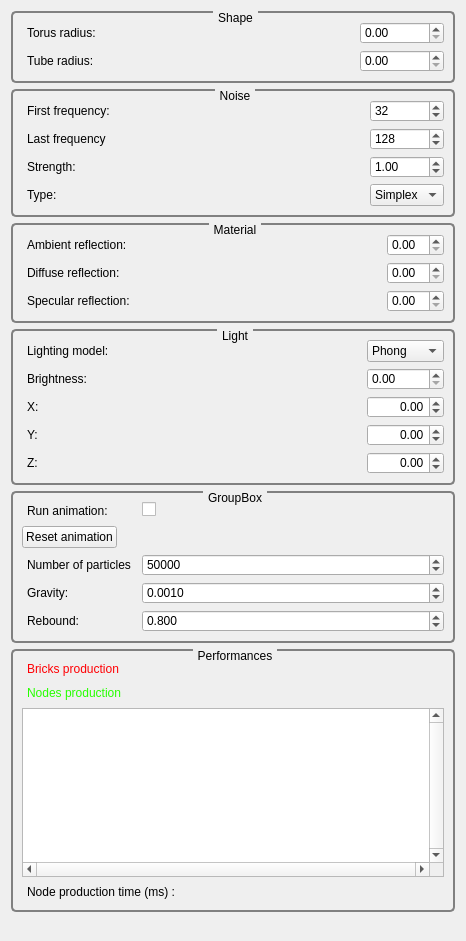
<?xml version="1.0" encoding="UTF-8"?>
<ui version="4.0">
 <class>GvQCustomEditor</class>
 <widget class="QWidget" name="GvQCustomEditor">
  <property name="geometry">
   <rect>
    <x>0</x>
    <y>0</y>
    <width>466</width>
    <height>941</height>
   </rect>
  </property>
  <property name="windowTitle">
   <string>Custom Editor</string>
  </property>
  <property name="styleSheet">
   <string>QGroupBox
{
     background-color: qlineargradient(x1: 0, y1: 0, x2: 0, y2: 1,
                                       stop: 0 #E0E0E0, stop: 1 #FFFFFF);
     border: 2px solid gray;
     border-radius: 5px;
     margin-top: 1ex; /* leave space at the top for the title */
 }

 QGroupBox::title
{
	 subcontrol-origin: margin;
     subcontrol-position: top center; /* position at the top center */
     padding: 0 3px;
     background-color: qlineargradient(x1: 0, y1: 0, x2: 0, y2: 1,
                                       stop: 0 #FFOECE, stop: 1 #FFFFFF);
 }

QLabel
{
	border-radius: 4px;
	padding: 2px;
 }
</string>
  </property>
  <layout class="QVBoxLayout" name="verticalLayout">
   <item>
    <widget class="QGroupBox" name="groupBox_4">
     <property name="title">
      <string>Shape</string>
     </property>
     <layout class="QGridLayout" name="gridLayout_5">
      <item row="2" column="0">
       <widget class="QLabel" name="label_15">
        <property name="text">
         <string>Tube radius:</string>
        </property>
       </widget>
      </item>
      <item row="0" column="2">
       <widget class="QDoubleSpinBox" name="_torusRadiusDoubleSpinBox">
        <property name="maximum">
         <double>100000.000000000000000</double>
        </property>
        <property name="singleStep">
         <double>0.100000000000000</double>
        </property>
       </widget>
      </item>
      <item row="0" column="0">
       <widget class="QLabel" name="label_14">
        <property name="text">
         <string>Torus radius: </string>
        </property>
       </widget>
      </item>
      <item row="2" column="2">
       <widget class="QDoubleSpinBox" name="_tubeRadiusDoubleSpinBox">
        <property name="maximum">
         <double>100000.000000000000000</double>
        </property>
        <property name="singleStep">
         <double>0.100000000000000</double>
        </property>
       </widget>
      </item>
      <item row="0" column="1">
       <spacer name="horizontalSpacer_12">
        <property name="orientation">
         <enum>Qt::Horizontal</enum>
        </property>
        <property name="sizeHint" stdset="0">
         <size>
          <width>40</width>
          <height>20</height>
         </size>
        </property>
       </spacer>
      </item>
      <item row="2" column="1">
       <spacer name="horizontalSpacer_13">
        <property name="orientation">
         <enum>Qt::Horizontal</enum>
        </property>
        <property name="sizeHint" stdset="0">
         <size>
          <width>40</width>
          <height>20</height>
         </size>
        </property>
       </spacer>
      </item>
     </layout>
    </widget>
   </item>
   <item>
    <widget class="QGroupBox" name="groupBox">
     <property name="title">
      <string>Noise</string>
     </property>
     <layout class="QGridLayout" name="gridLayout">
      <item row="1" column="0">
       <widget class="QLabel" name="label">
        <property name="text">
         <string>First frequency:</string>
        </property>
       </widget>
      </item>
      <item row="1" column="2">
       <widget class="QSpinBox" name="_noiseFirstFrequencySpinBox">
        <property name="wrapping">
         <bool>false</bool>
        </property>
        <property name="minimum">
         <number>1</number>
        </property>
        <property name="maximum">
         <number>4096</number>
        </property>
        <property name="value">
         <number>32</number>
        </property>
       </widget>
      </item>
      <item row="3" column="0">
       <widget class="QLabel" name="label_2">
        <property name="text">
         <string>Strength:</string>
        </property>
       </widget>
      </item>
      <item row="3" column="2">
       <widget class="QDoubleSpinBox" name="_noiseStrengthSpinBox">
        <property name="minimum">
         <double>-100.000000000000000</double>
        </property>
        <property name="maximum">
         <double>100.000000000000000</double>
        </property>
        <property name="singleStep">
         <double>0.100000000000000</double>
        </property>
        <property name="value">
         <double>1.000000000000000</double>
        </property>
       </widget>
      </item>
      <item row="4" column="2">
       <widget class="QComboBox" name="_noiseTypeComboBox">
        <item>
         <property name="text">
          <string>Simplex</string>
         </property>
        </item>
        <item>
         <property name="text">
          <string>Perlin</string>
         </property>
        </item>
       </widget>
      </item>
      <item row="4" column="0">
       <widget class="QLabel" name="label_3">
        <property name="text">
         <string>Type:</string>
        </property>
       </widget>
      </item>
      <item row="1" column="1">
       <spacer name="horizontalSpacer_3">
        <property name="orientation">
         <enum>Qt::Horizontal</enum>
        </property>
        <property name="sizeHint" stdset="0">
         <size>
          <width>40</width>
          <height>20</height>
         </size>
        </property>
       </spacer>
      </item>
      <item row="3" column="1">
       <spacer name="horizontalSpacer_4">
        <property name="orientation">
         <enum>Qt::Horizontal</enum>
        </property>
        <property name="sizeHint" stdset="0">
         <size>
          <width>40</width>
          <height>20</height>
         </size>
        </property>
       </spacer>
      </item>
      <item row="4" column="1">
       <spacer name="horizontalSpacer_5">
        <property name="orientation">
         <enum>Qt::Horizontal</enum>
        </property>
        <property name="sizeHint" stdset="0">
         <size>
          <width>40</width>
          <height>20</height>
         </size>
        </property>
       </spacer>
      </item>
      <item row="2" column="0">
       <widget class="QLabel" name="label_16">
        <property name="text">
         <string>Last frequency</string>
        </property>
       </widget>
      </item>
      <item row="2" column="2">
       <widget class="QSpinBox" name="_noiseMaxFrequencySpinBox">
        <property name="maximum">
         <number>8192</number>
        </property>
        <property name="value">
         <number>128</number>
        </property>
       </widget>
      </item>
      <item row="2" column="1">
       <spacer name="horizontalSpacer_14">
        <property name="orientation">
         <enum>Qt::Horizontal</enum>
        </property>
        <property name="sizeHint" stdset="0">
         <size>
          <width>40</width>
          <height>20</height>
         </size>
        </property>
       </spacer>
      </item>
     </layout>
    </widget>
   </item>
   <item>
    <widget class="QGroupBox" name="Material">
     <property name="title">
      <string>Material</string>
     </property>
     <layout class="QGridLayout" name="gridLayout_4">
      <item row="0" column="0">
       <widget class="QLabel" name="label_11">
        <property name="text">
         <string>Ambient reflection:</string>
        </property>
       </widget>
      </item>
      <item row="1" column="0">
       <widget class="QLabel" name="label_12">
        <property name="text">
         <string>Diffuse reflection:</string>
        </property>
       </widget>
      </item>
      <item row="2" column="0">
       <widget class="QLabel" name="label_13">
        <property name="text">
         <string>Specular reflection:</string>
        </property>
       </widget>
      </item>
      <item row="0" column="2">
       <widget class="QDoubleSpinBox" name="_ambientDoubleSpinBox">
        <property name="singleStep">
         <double>0.100000000000000</double>
        </property>
       </widget>
      </item>
      <item row="1" column="2">
       <widget class="QDoubleSpinBox" name="_diffuseDoubleSpinBox">
        <property name="singleStep">
         <double>0.100000000000000</double>
        </property>
       </widget>
      </item>
      <item row="2" column="2">
       <widget class="QDoubleSpinBox" name="_specularDoubleSpinBox">
        <property name="singleStep">
         <double>0.100000000000000</double>
        </property>
       </widget>
      </item>
      <item row="0" column="1">
       <spacer name="horizontalSpacer_2">
        <property name="orientation">
         <enum>Qt::Horizontal</enum>
        </property>
        <property name="sizeHint" stdset="0">
         <size>
          <width>40</width>
          <height>20</height>
         </size>
        </property>
       </spacer>
      </item>
      <item row="1" column="1">
       <spacer name="horizontalSpacer_10">
        <property name="orientation">
         <enum>Qt::Horizontal</enum>
        </property>
        <property name="sizeHint" stdset="0">
         <size>
          <width>40</width>
          <height>20</height>
         </size>
        </property>
       </spacer>
      </item>
      <item row="2" column="1">
       <spacer name="horizontalSpacer_11">
        <property name="orientation">
         <enum>Qt::Horizontal</enum>
        </property>
        <property name="sizeHint" stdset="0">
         <size>
          <width>40</width>
          <height>20</height>
         </size>
        </property>
       </spacer>
      </item>
     </layout>
    </widget>
   </item>
   <item>
    <widget class="QGroupBox" name="groupBox_2">
     <property name="title">
      <string>Light</string>
     </property>
     <layout class="QGridLayout" name="gridLayout_3">
      <item row="5" column="2">
       <spacer name="horizontalSpacer_8">
        <property name="orientation">
         <enum>Qt::Horizontal</enum>
        </property>
        <property name="sizeHint" stdset="0">
         <size>
          <width>40</width>
          <height>20</height>
         </size>
        </property>
       </spacer>
      </item>
      <item row="1" column="3">
       <widget class="QComboBox" name="_lightTypeComboBox">
        <item>
         <property name="text">
          <string>Phong</string>
         </property>
        </item>
        <item>
         <property name="text">
          <string>Lambert</string>
         </property>
        </item>
       </widget>
      </item>
      <item row="3" column="0">
       <widget class="QLabel" name="label_4">
        <property name="text">
         <string>X:</string>
        </property>
       </widget>
      </item>
      <item row="3" column="2">
       <spacer name="horizontalSpacer_6">
        <property name="orientation">
         <enum>Qt::Horizontal</enum>
        </property>
        <property name="sizeHint" stdset="0">
         <size>
          <width>40</width>
          <height>20</height>
         </size>
        </property>
       </spacer>
      </item>
      <item row="1" column="0">
       <widget class="QLabel" name="label_7">
        <property name="text">
         <string>Lighting model:</string>
        </property>
       </widget>
      </item>
      <item row="4" column="2">
       <spacer name="horizontalSpacer_7">
        <property name="orientation">
         <enum>Qt::Horizontal</enum>
        </property>
        <property name="sizeHint" stdset="0">
         <size>
          <width>40</width>
          <height>20</height>
         </size>
        </property>
       </spacer>
      </item>
      <item row="2" column="2">
       <spacer name="horizontalSpacer">
        <property name="orientation">
         <enum>Qt::Horizontal</enum>
        </property>
        <property name="sizeHint" stdset="0">
         <size>
          <width>40</width>
          <height>20</height>
         </size>
        </property>
       </spacer>
      </item>
      <item row="3" column="3">
       <widget class="QDoubleSpinBox" name="_lightXDoubleSpinBox">
        <property name="alignment">
         <set>Qt::AlignRight|Qt::AlignTrailing|Qt::AlignVCenter</set>
        </property>
        <property name="minimum">
         <double>-99.989999999999995</double>
        </property>
        <property name="singleStep">
         <double>0.100000000000000</double>
        </property>
       </widget>
      </item>
      <item row="4" column="0">
       <widget class="QLabel" name="label_5">
        <property name="text">
         <string>Y:</string>
        </property>
       </widget>
      </item>
      <item row="4" column="3">
       <widget class="QDoubleSpinBox" name="_lightYDoubleSpinBox">
        <property name="alignment">
         <set>Qt::AlignRight|Qt::AlignTrailing|Qt::AlignVCenter</set>
        </property>
        <property name="minimum">
         <double>-99.989999999999995</double>
        </property>
        <property name="singleStep">
         <double>0.100000000000000</double>
        </property>
       </widget>
      </item>
      <item row="5" column="0">
       <widget class="QLabel" name="label_6">
        <property name="text">
         <string>Z:</string>
        </property>
       </widget>
      </item>
      <item row="5" column="3">
       <widget class="QDoubleSpinBox" name="_lightZDoubleSpinBox">
        <property name="alignment">
         <set>Qt::AlignRight|Qt::AlignTrailing|Qt::AlignVCenter</set>
        </property>
        <property name="minimum">
         <double>-99.989999999999995</double>
        </property>
        <property name="singleStep">
         <double>0.100000000000000</double>
        </property>
       </widget>
      </item>
      <item row="1" column="2">
       <spacer name="horizontalSpacer_9">
        <property name="orientation">
         <enum>Qt::Horizontal</enum>
        </property>
        <property name="sizeHint" stdset="0">
         <size>
          <width>40</width>
          <height>20</height>
         </size>
        </property>
       </spacer>
      </item>
      <item row="2" column="0">
       <widget class="QLabel" name="label_8">
        <property name="text">
         <string>Brightness:</string>
        </property>
       </widget>
      </item>
      <item row="2" column="3">
       <widget class="QDoubleSpinBox" name="_brightnessSpinBox">
        <property name="maximum">
         <double>99999.990000000005239</double>
        </property>
        <property name="singleStep">
         <double>10.000000000000000</double>
        </property>
       </widget>
      </item>
     </layout>
    </widget>
   </item>
   <item>
    <widget class="QGroupBox" name="Animation">
     <property name="title">
      <string>GroupBox</string>
     </property>
     <layout class="QFormLayout" name="formLayout">
      <property name="fieldGrowthPolicy">
       <enum>QFormLayout::AllNonFixedFieldsGrow</enum>
      </property>
      <item row="0" column="0">
       <widget class="QLabel" name="label_17">
        <property name="text">
         <string>Run animation:</string>
        </property>
       </widget>
      </item>
      <item row="0" column="1">
       <widget class="QCheckBox" name="_runAnimationCheckBox">
        <property name="text">
         <string/>
        </property>
       </widget>
      </item>
      <item row="1" column="0">
       <widget class="QPushButton" name="_resetAnimationPushButton">
        <property name="text">
         <string>Reset animation</string>
        </property>
       </widget>
      </item>
      <item row="2" column="0">
       <widget class="QLabel" name="label_18">
        <property name="text">
         <string>Number of particles</string>
        </property>
       </widget>
      </item>
      <item row="2" column="1">
       <widget class="QSpinBox" name="_nParticlesSpinBox">
        <property name="maximum">
         <number>999999999</number>
        </property>
        <property name="singleStep">
         <number>100</number>
        </property>
        <property name="value">
         <number>50000</number>
        </property>
       </widget>
      </item>
      <item row="3" column="0">
       <widget class="QLabel" name="label_19">
        <property name="text">
         <string>Gravity:</string>
        </property>
       </widget>
      </item>
      <item row="3" column="1">
       <widget class="QDoubleSpinBox" name="_gravityDoubleSpinBox">
        <property name="decimals">
         <number>4</number>
        </property>
        <property name="minimum">
         <double>-99.989999999999995</double>
        </property>
        <property name="singleStep">
         <double>0.001000000000000</double>
        </property>
        <property name="value">
         <double>0.001000000000000</double>
        </property>
       </widget>
      </item>
      <item row="4" column="0">
       <widget class="QLabel" name="label_20">
        <property name="text">
         <string>Rebound:</string>
        </property>
       </widget>
      </item>
      <item row="4" column="1">
       <widget class="QDoubleSpinBox" name="_reboundDoubleSpinBox">
        <property name="decimals">
         <number>3</number>
        </property>
        <property name="minimum">
         <double>-10.000000000000000</double>
        </property>
        <property name="maximum">
         <double>10.000000000000000</double>
        </property>
        <property name="singleStep">
         <double>0.010000000000000</double>
        </property>
        <property name="value">
         <double>0.800000000000000</double>
        </property>
       </widget>
      </item>
     </layout>
    </widget>
   </item>
   <item>
    <widget class="QGroupBox" name="groupBox_3">
     <property name="title">
      <string>Performances</string>
     </property>
     <layout class="QGridLayout" name="gridLayout_2">
      <item row="2" column="0">
       <widget class="QGraphicsView" name="_timerGraphicsView">
        <property name="frameShadow">
         <enum>QFrame::Plain</enum>
        </property>
        <property name="verticalScrollBarPolicy">
         <enum>Qt::ScrollBarAlwaysOn</enum>
        </property>
        <property name="horizontalScrollBarPolicy">
         <enum>Qt::ScrollBarAlwaysOn</enum>
        </property>
        <property name="dragMode">
         <enum>QGraphicsView::ScrollHandDrag</enum>
        </property>
       </widget>
      </item>
      <item row="0" column="0">
       <widget class="QLabel" name="label_9">
        <property name="text">
         <string>&lt;html&gt;&lt;head/&gt;&lt;body&gt;&lt;p&gt;&lt;span style=&quot; color:#ff0004;&quot;&gt;Bricks production&lt;/span&gt;&lt;/p&gt;&lt;/body&gt;&lt;/html&gt;</string>
        </property>
       </widget>
      </item>
      <item row="1" column="0">
       <widget class="QLabel" name="label_10">
        <property name="text">
         <string>&lt;html&gt;&lt;head/&gt;&lt;body&gt;&lt;p&gt;&lt;span style=&quot; color:#26ff00;&quot;&gt;Nodes production&lt;/span&gt;&lt;/p&gt;&lt;/body&gt;&lt;/html&gt;</string>
        </property>
       </widget>
      </item>
      <item row="3" column="0">
       <widget class="QLabel" name="_nodeProductionTimeLabel">
        <property name="text">
         <string>Node production time (ms) :</string>
        </property>
       </widget>
      </item>
     </layout>
    </widget>
   </item>
   <item>
    <spacer name="verticalSpacer">
     <property name="orientation">
      <enum>Qt::Vertical</enum>
     </property>
     <property name="sizeHint" stdset="0">
      <size>
       <width>20</width>
       <height>40</height>
      </size>
     </property>
    </spacer>
   </item>
  </layout>
 </widget>
 <tabstops>
  <tabstop>_torusRadiusDoubleSpinBox</tabstop>
  <tabstop>_tubeRadiusDoubleSpinBox</tabstop>
  <tabstop>_noiseFirstFrequencySpinBox</tabstop>
  <tabstop>_noiseMaxFrequencySpinBox</tabstop>
  <tabstop>_noiseStrengthSpinBox</tabstop>
  <tabstop>_noiseTypeComboBox</tabstop>
  <tabstop>_ambientDoubleSpinBox</tabstop>
  <tabstop>_diffuseDoubleSpinBox</tabstop>
  <tabstop>_specularDoubleSpinBox</tabstop>
  <tabstop>_lightTypeComboBox</tabstop>
  <tabstop>_brightnessSpinBox</tabstop>
  <tabstop>_lightXDoubleSpinBox</tabstop>
  <tabstop>_lightYDoubleSpinBox</tabstop>
  <tabstop>_lightZDoubleSpinBox</tabstop>
  <tabstop>_timerGraphicsView</tabstop>
 </tabstops>
 <resources>
  <include location="../../../../Tools/GigaVoxelsViewer/GvViewerGui/Ui/resources.qrc"/>
 </resources>
 <connections/>
</ui>
